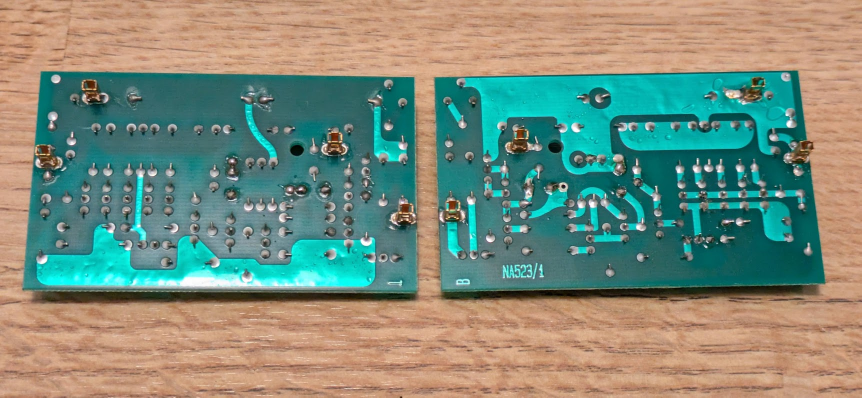
#> input picture PXL_20261112_171350076.jpg, 1723 x 795 px (shown at 1/2 size)
$ python mechanical.py
#> lines starting #> are read from the running program, lines starting #| are printed output that depends on the picture
#!/usr/bin/env python3
"""
Mechanical package for the NA522-compatible card:
  * re-derives socket / peg coordinates from the underside photograph with a
    4-point homography (board corners -> 83.5 x 50.5 mm) for BOTH boards and
    cross-checks them (the T and B boards are mirror images),
  * writes annotated photographs and dimensioned drawings (T and B),
  * writes common/mechanical/connector_positions.csv.
usage: work/venv/bin/python tools/mechanical.py
"""
import os, sys, csv
import numpy as np
from PIL import Image, ImageDraw, ImageFont
import matplotlib
matplotlib.use("Agg")
import matplotlib.pyplot as plt
from matplotlib.patches import Circle, Polygon

HERE = os.path.dirname(os.path.abspath(__file__))
ROOT = os.path.dirname(HERE)
sys.path.insert(0, HERE)
from placement import SOCKETS_T, PEG_T, PEG_DIA, BOARD_W, BOARD_H
from circuit import CONNECTOR_NETS

OUT = os.path.join(ROOT, "common", "mechanical")
PHOTO_UNDER = os.path.join(ROOT, "PXL_20261112_171350076.jpg")   # both cards, solder side up
PHOTO_MOBO = os.path.join(ROOT, "PXL_20261112_171250260.jpg")    # NAC82 with cards removed
PHOTO_INSITU = os.path.join(ROOT, "PXL_20261112_170813063.jpg")  # cards fitted

# Pixel measurements in PHOTO_UNDER (1723 x 795). Board corners from colour
# segmentation (bottom edge reduced ~5 px for the visible PCB edge thickness);
# socket centres = centre of the gold box contact; peg = hole centre.
# NOTE: turning the pair over swapped them: the board on the RIGHT of this
# photo is the T board, the LEFT one is the B board (verified against the
# motherboard pin pattern in PHOTO_MOBO).
MEAS = {
    "T": {"corners": [(874, 154), (1594, 141), (1622, 565), (883, 576)],
          "pts": {"S1": (903, 416), "S2": (1036, 276), "S3": (1513, 168), "S4": (1605, 296), "peg": (1110, 293)}},
    "B": {"corners": [(81, 143), (827, 154), (829, 579), (63, 575)],
          "pts": {"S1": (180, 176), "S2": (96, 309), "S3": (670, 288), "S4": (805, 426), "peg": (593, 298)}},
}
# socket -> connector name (T board); B uses the mirror partner
SOCK2P_T = {"S1": "P1", "S2": "P2", "S3": "P3", "S4": "P4"}
SOCK2P_B = {"S4": "P1", "S3": "P2", "S1": "P3", "S2": "P4"}
# motherboard pins in PHOTO_MOBO (1549 x 1163)
MOBO = {"T": {"P1": (88, 380), "P2": (190, 482), "P3": (592, 577), "P4": (655, 462), "peg": (245, 470)},
        "B": {"P4": (845, 465), "P3": (910, 577), "P2": (1300, 502), "P1": (1415, 386), "peg": (1250, 480)}}


def homography(src, dst):
    A = []
    for (x, y), (u, v) in zip(src, dst):
        A.append([x, y, 1, 0, 0, 0, -u * x, -u * y, -u]); A.append([0, 0, 0, x, y, 1, -v * x, -v * y, -v])
    _, _, Vt = np.linalg.svd(np.array(A, float))
    h = Vt[-1].reshape(3, 3)
    return h / h[2, 2]


def apply(h, p):
    v = h @ np.array([p[0], p[1], 1.0])
    return v[:2] / v[2]


def measure():
    """returns dict hand -> name -> (X, Y) in installed frame (Y up)"""
    res = {}
    for hand, m in MEAS.items():
        # photo shows the underside; image top edge = board edge nearest the rear panel?  The
        # underside view is the installed view flipped about the horizontal axis, so the
        # distance from the image TOP edge equals the installed Y (from the bottom edge).
        h = homography(m["corners"], [(0, 0), (BOARD_W, 0), (BOARD_W, BOARD_H), (0, BOARD_H)])
        mp = SOCK2P_T if hand == "T" else SOCK2P_B
        res[hand] = {}
        for k, p in m["pts"].items():
            X, Yd = apply(h, p)
            res[hand][mp.get(k, k)] = (float(X), float(Yd))
    return res


def main():
    os.makedirs(OUT, exist_ok=True)
    r = measure()
    rows = []
    for name in ("P1", "P2", "P3", "P4", "peg"):
        t = r["T"][name]; b = r["B"][name]
        bm = (BOARD_W - b[0], b[1])
        used = SOCKETS_T[name] if name != "peg" else PEG_T
        rows.append([name, CONNECTOR_NETS.get(name, "retaining peg"), "%.1f" % t[0], "%.1f" % t[1], "%.1f" % bm[0], "%.1f" % bm[1],
                     "%.1f" % abs(t[0] - bm[0]), "%.1f" % abs(t[1] - bm[1]), "%.1f" % used[0], "%.1f" % used[1],
                     "%.1f" % (BOARD_W - used[0]), "%.1f" % used[1]])
    hdr = ["item", "function (inferred)", "T meas X", "T meas Y", "B meas mirrored X", "B meas Y", "|dX| T vs B", "|dY| T vs B",
           "T design X", "T design Y", "B design X", "B design Y"]
    with open(os.path.join(OUT, "connector_positions.csv"), "w", newline="") as f:
        w = csv.writer(f); w.writerow(hdr); w.writerows(rows)
    print("\n".join(", ".join(x) for x in [hdr] + rows))

    # ---------- annotated underside photo
    im = Image.open(PHOTO_UNDER).convert("RGB")
#> im is the input picture: PIL image 1723x795 RGB; mean R, G, B 125.4, 140.7, 124.2
    dr = ImageDraw.Draw(im)
    try:
        font = ImageFont.truetype("/System/Library/Fonts/Helvetica.ttc", 22)
    except Exception:
        font = ImageFont.load_default()
    for hand, m in MEAS.items():
        dr.polygon(m["corners"], outline=(255, 255, 0), width=2)
        mp = SOCK2P_T if hand == "T" else SOCK2P_B
        for k, (x, y) in m["pts"].items():
            col = (255, 0, 255) if k == "peg" else (255, 40, 40)
            dr.ellipse([x - 9, y - 9, x + 9, y + 9], outline=col, width=3)
            nm = mp.get(k, "peg")
            dr.text((x + 11, y - 12), "%s %s" % (nm, CONNECTOR_NETS.get(nm, "")), fill=col, font=font)
        cx = sum(c[0] for c in m["corners"]) / 4
        dr.text((cx - 60, 105), "%s board (underside)" % hand, fill=(255, 255, 0), font=font)
    im.save(os.path.join(OUT, "annotated_underside_photo.jpg"), quality=92)
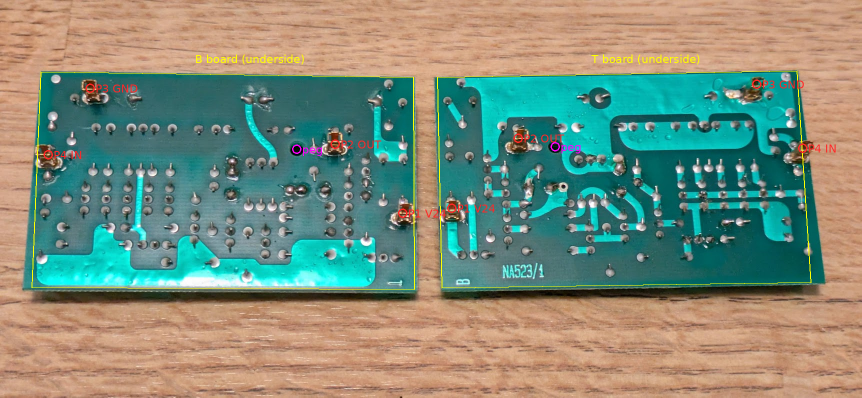
#> saved as annotated_underside_photo.jpg: PIL image 1723x795 RGB (shown at 1/2 size); mean R, G, B 127, 141.2, 123.5

    im = Image.open(PHOTO_MOBO).convert("RGB")
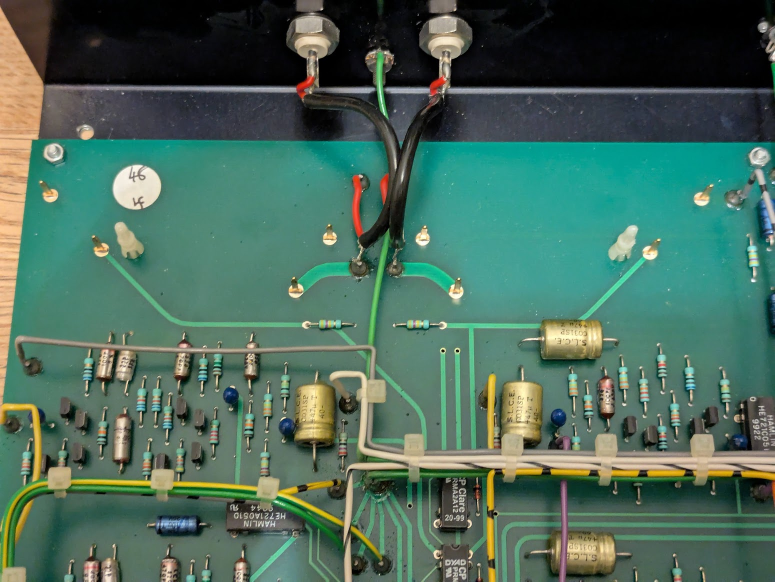
#> input picture PXL_20261112_171250260.jpg, 1549 x 1163 px (shown at 1/2 size)
#> im is the input picture: PIL image 1549x1163 RGB; mean R, G, B 74.4, 106.4, 91.3
    dr = ImageDraw.Draw(im)
    for hand, pts in MOBO.items():
        for nm, (x, y) in pts.items():
            col = (255, 0, 255) if nm == "peg" else (255, 40, 40)
            dr.ellipse([x - 12, y - 12, x + 12, y + 12], outline=col, width=3)
            dr.text((x + 14, y - 30), "%s %s %s" % (hand, nm, CONNECTOR_NETS.get(nm, "")), fill=col, font=font)
    dr.text((20, 1100), "Pin functions INFERRED: P3 wide trace to input-cable screen (GND); P2 thin trace via series R to selector (OUT); "
            "P4/P1 no top-side trace (IN / +24 V) - VERIFY", fill=(255, 255, 0), font=font)
    im.save(os.path.join(OUT, "annotated_motherboard_pins.jpg"), quality=92)
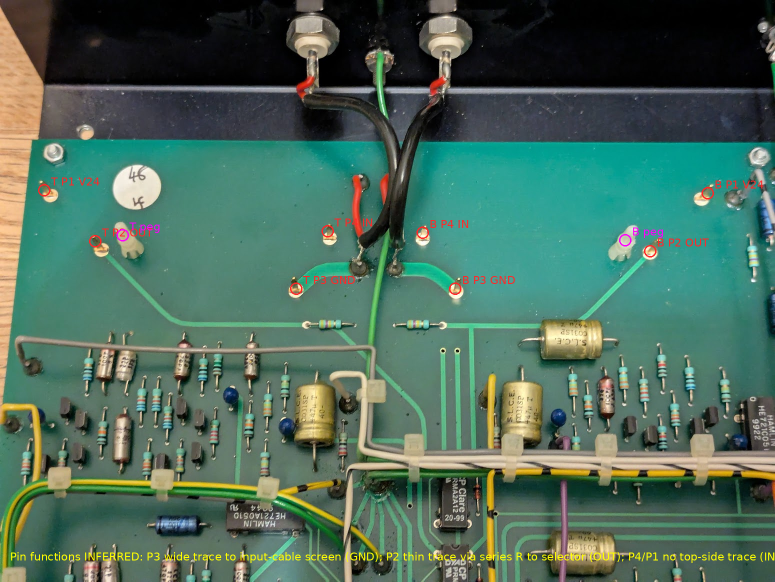
#> saved as annotated_motherboard_pins.jpg: PIL image 1549x1163 RGB (shown at 1/2 size); mean R, G, B 75.6, 106.6, 90.8

    # ---------- dimensioned drawings
    for hand in ("T", "B"):
        fig, ax = plt.subplots(figsize=(12, 8))
        mir = (lambda x: BOARD_W - x) if hand == "B" else (lambda x: x)
        ax.add_patch(Polygon([(0, 0), (BOARD_W, 0), (BOARD_W, BOARD_H), (0, BOARD_H)], fill=False, lw=2))
        for nm, (x, y) in SOCKETS_T.items():
            X = mir(x)
            ax.add_patch(Circle((X, y), 2.8, fill=False, lw=1, color="C1"))
            ax.add_patch(Circle((X, y), 2.05, fill=False, lw=1, ls="--", color="C1"))
            ax.add_patch(Circle((X, y), 1.5, fill=False, lw=1.5, color="r", ls=":"))  # +/-1.5 mm uncertainty
            ax.plot([X], [y], "k+")
            ax.annotate("%s %s\n(%.1f, %.1f)" % (nm, CONNECTOR_NETS[nm], X, y), (X, y), xytext=(X + (4 if X < 60 else -22), y + 4),
                        fontsize=9, arrowprops=dict(arrowstyle="-", lw=.5))
            ax.plot([0, X], [y, y], ":", color="grey", lw=.6); ax.plot([X, X], [0, y], ":", color="grey", lw=.6)
            mx, my = r[hand][nm]
            mxx = mx if hand == "T" else mx
            ax.plot([mxx], [my], "bx")
        px, py = mir(PEG_T[0]), PEG_T[1]
        ax.add_patch(Circle((px, py), PEG_DIA / 2, fill=False, color="m", lw=1.5))
        ax.add_patch(Circle((px, py), 3.6, fill=False, color="m", lw=.6, ls="--"))
        ax.annotate("retaining peg hole d%.1f NPTH\n(%.1f, %.1f)" % (PEG_DIA, px, py), (px, py), xytext=(px + 4, py - 9), fontsize=9,
                    arrowprops=dict(arrowstyle="-", lw=.5))
        ax.set_xlim(-6, BOARD_W + 6); ax.set_ylim(-6, BOARD_H + 6); ax.set_aspect("equal"); ax.grid(alpha=.25)
        ax.set_title("NA522-compatible card, %s board - outline %.1f x %.1f mm, viewed from COMPONENT side as installed\n"
                     "origin = bottom-left corner; +Y towards NAC82 rear panel. Sockets (Mill-Max 0391) fitted on underside.\n"
                     "orange: 5.6 mm pad / 4.1 mm hole; red dotted: +/-1.5 mm position uncertainty; blue x: raw photo measurement"
                     % (hand, BOARD_W, BOARD_H), fontsize=9)
        ax.set_xlabel("mm"); ax.set_ylabel("mm")
        fig.tight_layout()
        fig.savefig(os.path.join(OUT, "mechanical_%s.png" % hand), dpi=130)
        fig.savefig(os.path.join(OUT, "mechanical_%s.pdf" % hand))
        plt.close(fig)
#> this loop made 2 passes
#> pass 1, in main, `fig.savefig(os.path.join(OUT, "mechanical_%s.png" % hand), dpi=130)`:
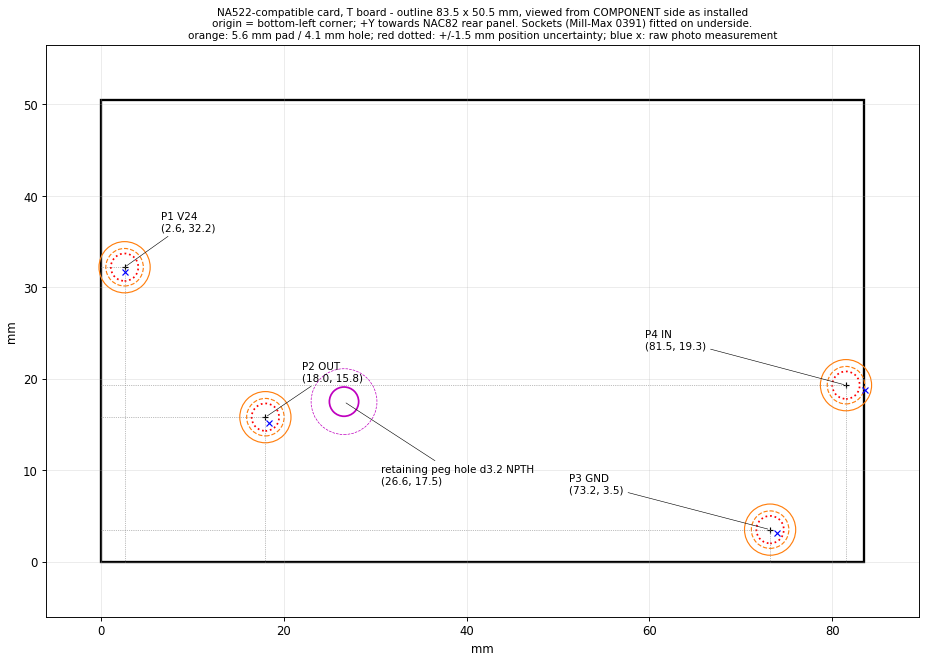
#> figure drawn by matplotlib, 1 panel
#> pass 2, in main, `fig.savefig(os.path.join(OUT, "mechanical_%s.png" % hand), dpi=130)`:
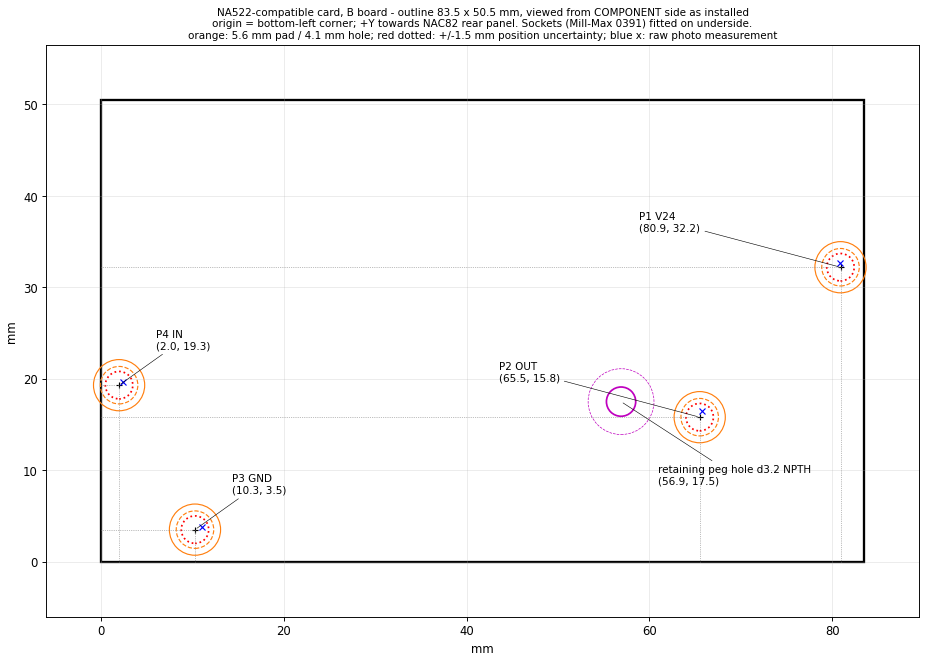
#> figure drawn by matplotlib, 1 panel


if __name__ == "__main__":
    main()
